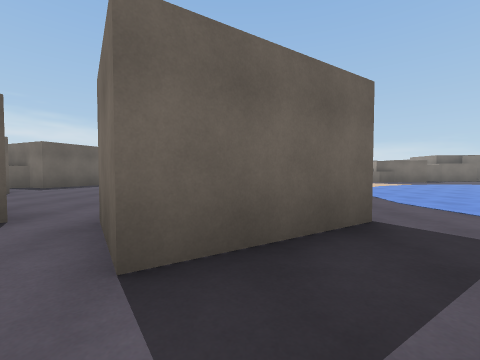
View 1 (above)

20 first-person views from a walk through a 3-D level made in the Unity game engine. The camera is 1.2 m above the floor, tilts 2° down and sees 90° across. The floor is counted in squares, 2 m on a side. Each view is taken from the middle of a square. On the plan, view 1 faces up. The plan holds only what a view shows up to about 9 squares ahead; the rest is blank. The place goes on beyond the plan.

View 2
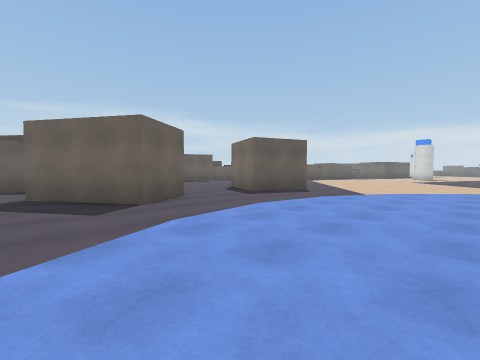

View 3
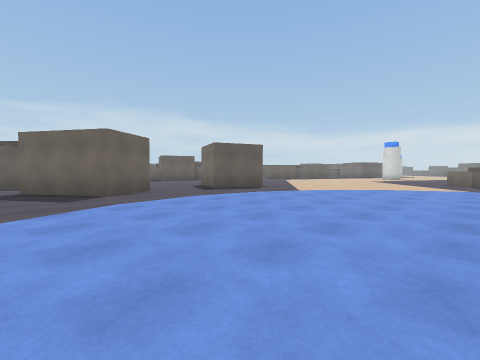

View 4
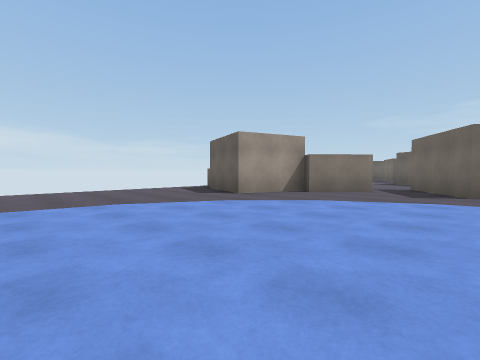

View 5
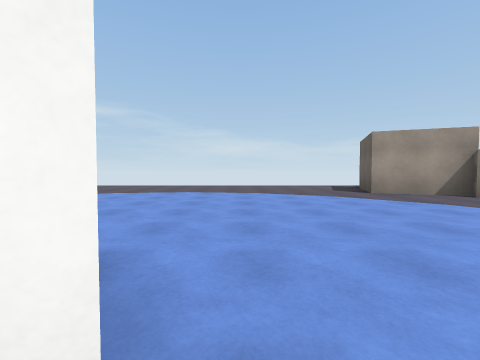

View 6
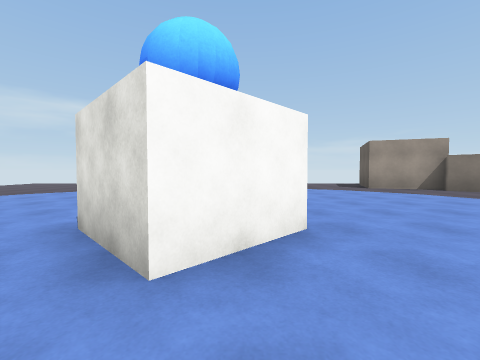

View 7
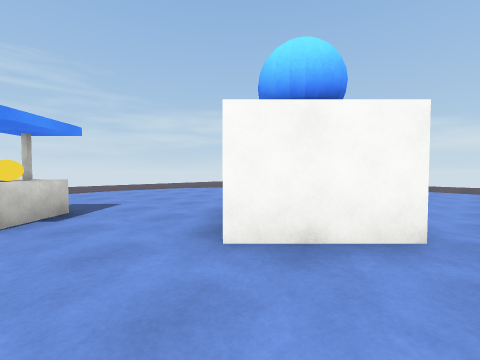

View 8
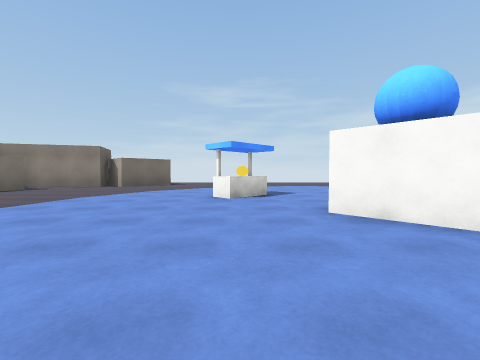

View 9
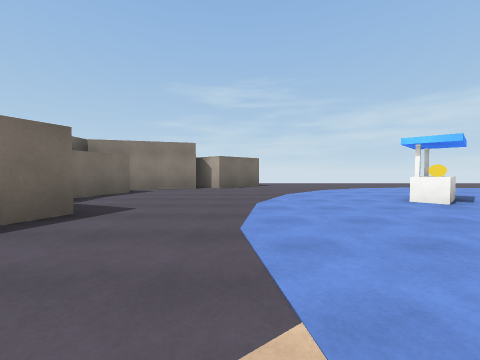

View 10
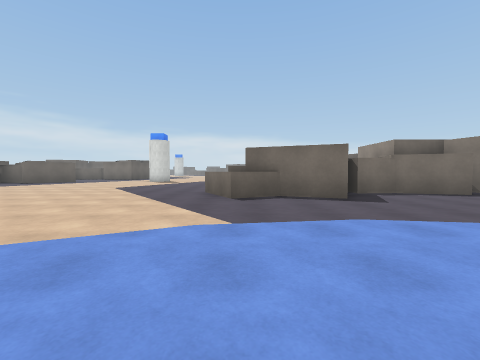

View 11
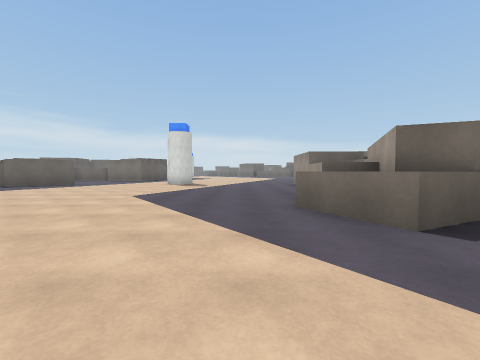

View 12
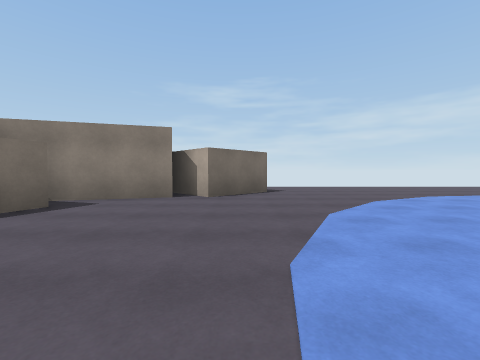

View 13
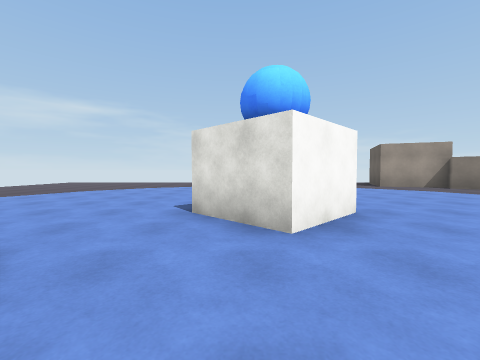

View 14
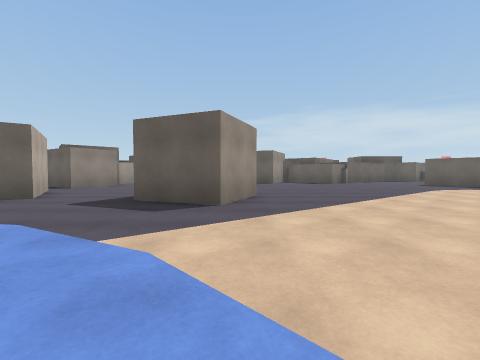

View 15
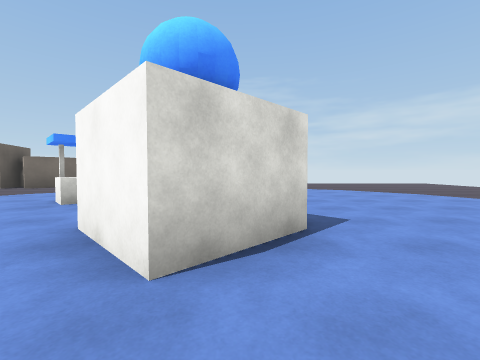

View 16
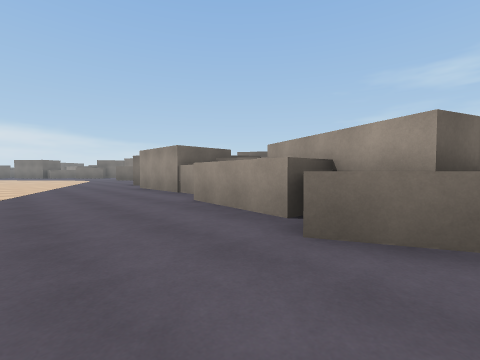

View 17
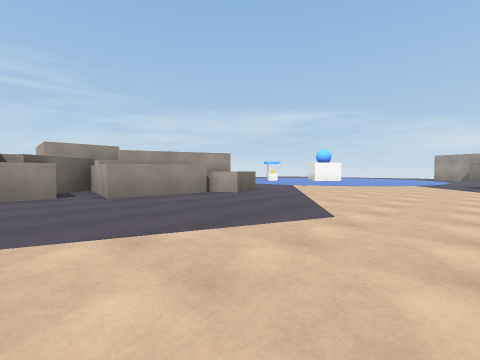

View 18
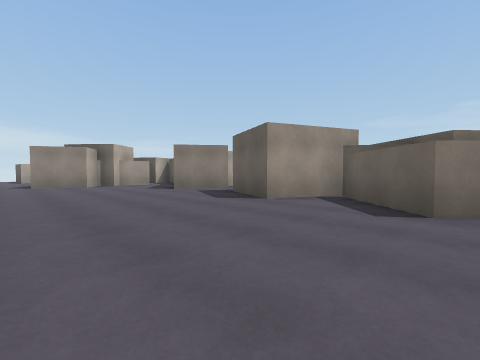

View 19
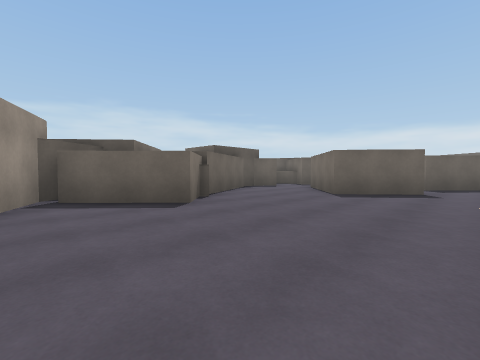

View 20
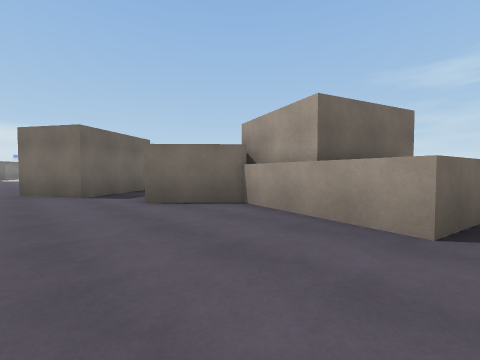

### Floor plan
Points are (right, up) in squares from view 1. A wall is a line through its corners. A room is listed if a view was taken in it or the views show most of it. See-through windows are left out.
Room 1 (views 1, 20)
walls: (0.3, 2.1) (-0.7, 1.4) (-1.7, 2.9); (-2.8, 2.8) (-3.9, 1); (1.3, -3.3) (2.1, -1); (1.9, -5) (0.7, -4.7) (1.3, -1.7) (-0.1, -0.4)
ways out: opening at (-2, 3) to room 2; opening at (0.5, 1) to room 2; opening at (1, -5) to room 2
Room 2 (views 2, 3, 4, 5, 6, 7, 8, 9, 10, 11, 12, 13, 14, 15, 16, 17, 18, 19)
walls: (-0.3, 9.5) (1.7, 8.7) (0.9, 6.7) (-0.5, 7.3); (9.1, 14) (7.8, 13.4) (7, 15.1) (7.9, 15.6); (10.5, 13.4) (8.1, 14.3) (9, 16.4); (1, 0.7) (2.5, -0.6) (2.1, -1) (4.3, -1.8) (3.4, -4.2); (-1.7, 2.9) (0.6, 4.4) (1.6, 2.9) (0.3, 2.1); (8.7, 15.6) (7.6, 15.8) (7.9, 18.3) (10.7, 18); (-4.3, 3.7) (-2.8, 2.8); (14.1, 14.2) (12.4, 14.8) (11.3, 14.7); (2.8, -3.9) (1.3, -3.3); (16, 12.7) (15.6, 12.6) (14.8, 15.2); (17.1, 10.2) (15.6, 11.7) (16.9, 12.9); (8.7, 19.1) (8.7, 20.6); (-7.7, 7.6) (-6.2, 6.5); (-6.8, 14.4) (-5.9, 13.6) (-7.8, 11.7); (-3, 18.8) (-4.7, 17.3) (-6.4, 19.3); (-8.4, 11.9) (-8.2, 11.5) (-6.2, 10.7) (-7.1, 8.6) (-7.8, 8.9) (-8.4, 8.6); (-8.4, 17.4) (-7, 14.8)
ways out: opening at (-2, 3) to room 1; opening at (0.5, 1) to room 1; opening at (1, -5) to room 1
objects: other object (9, 4) to (10, 5); other object (12, 7)

Positions as (right, up) in squares from view 1, and headings:
1: (0, 0), facing up
2: (6, 1), facing up-left
3: (8, 1), facing up-left
4: (9, 3), facing down-left
5: (8, 5), facing down
6: (9, 7), facing down
7: (8, 7), facing down-right
8: (6, 7), facing right
9: (7, 11), facing right
10: (8, 8), facing up
11: (6, 11), facing up
12: (10, 11), facing right
13: (10, 8), facing down
14: (6, 9), facing left
15: (7, 4), facing right
16: (5, 14), facing up-right
17: (2, 20), facing down-right
18: (-2, 14), facing down-left
19: (-2, 11), facing up-left
20: (-2, -5), facing up-right
